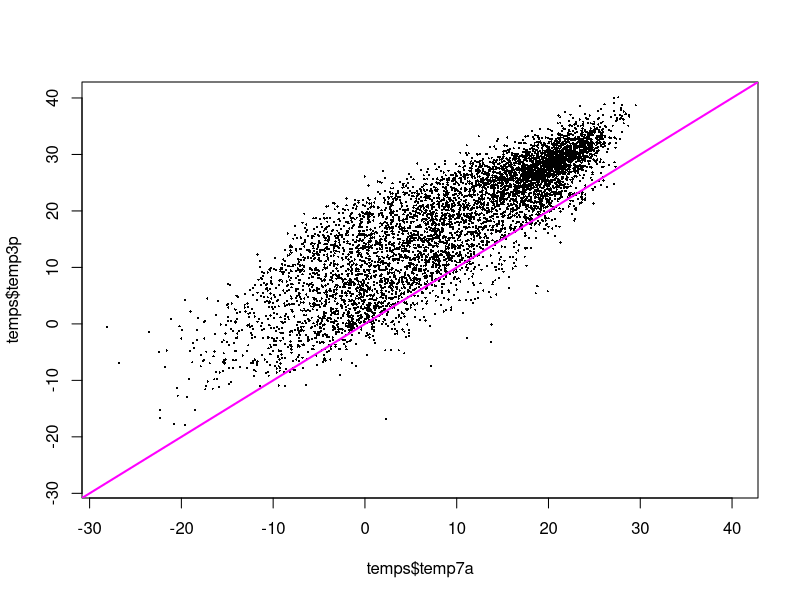
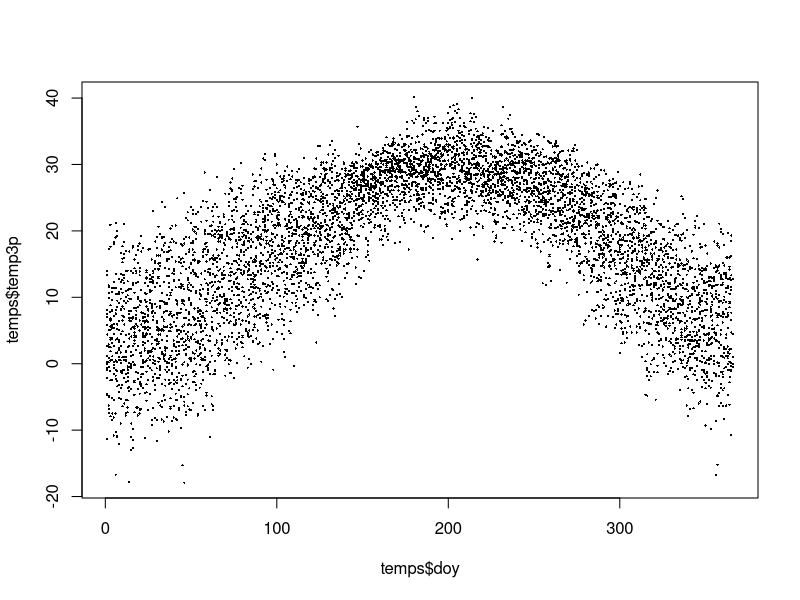
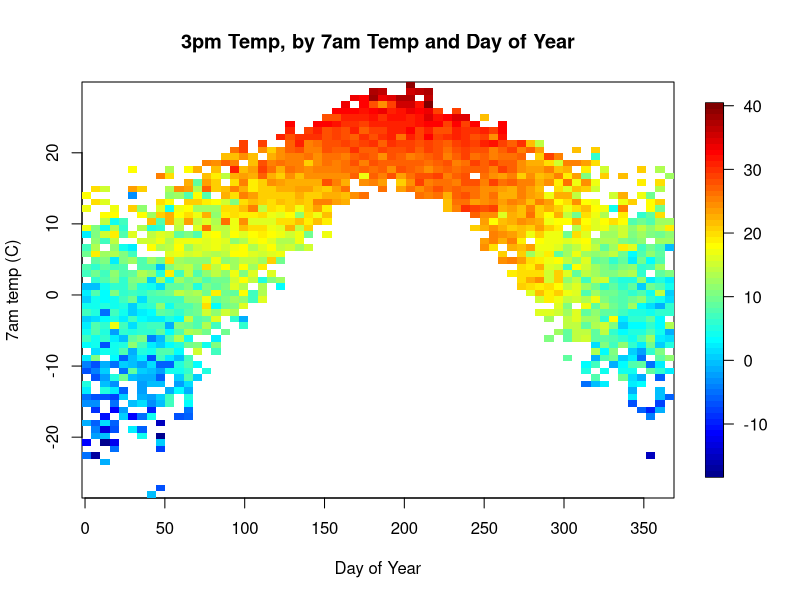
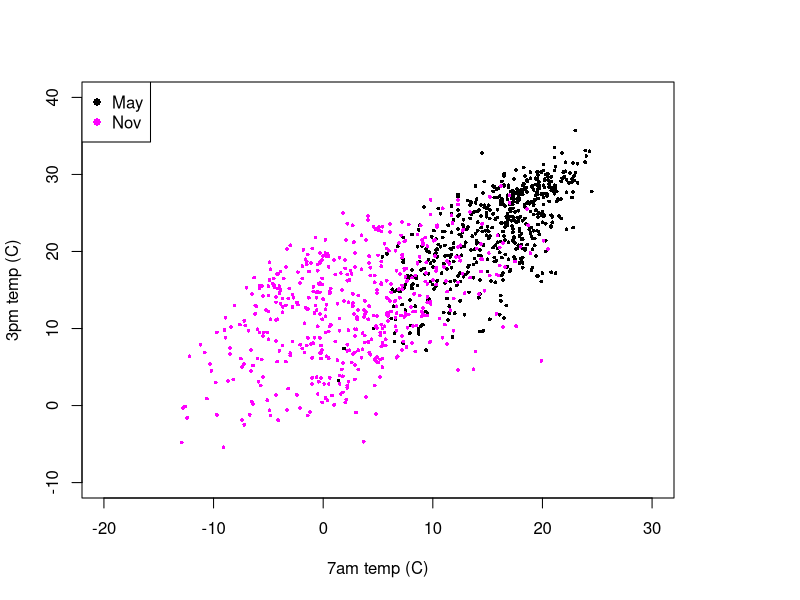
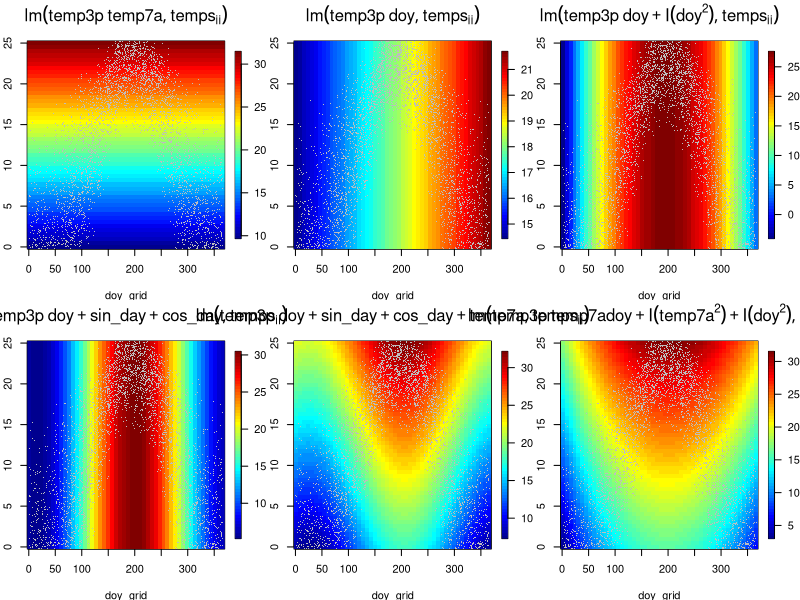
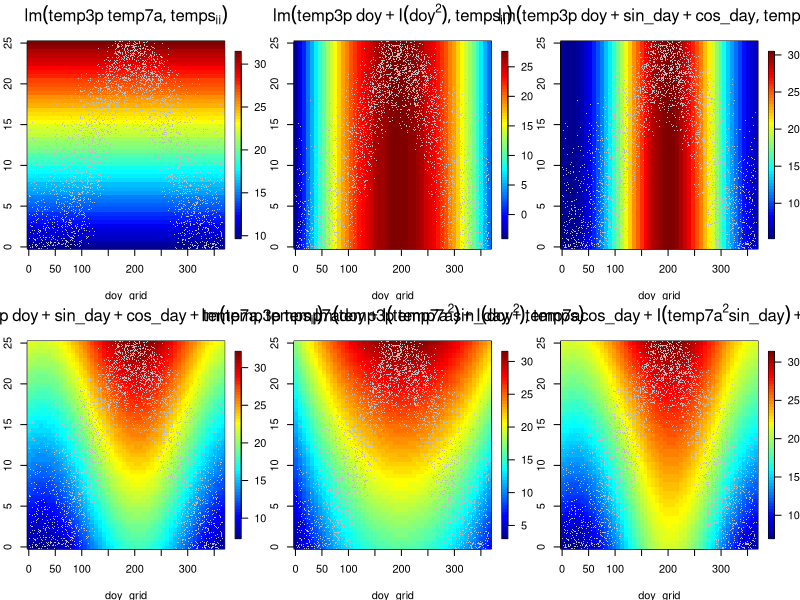
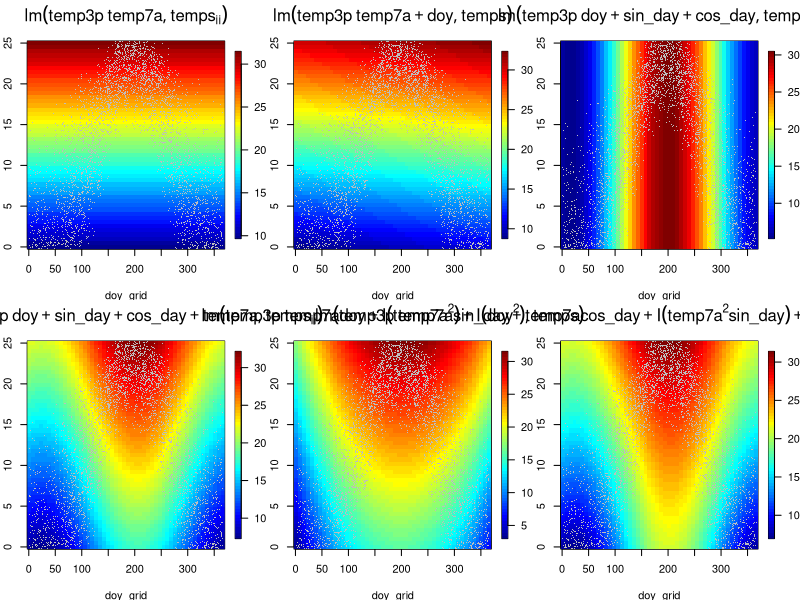
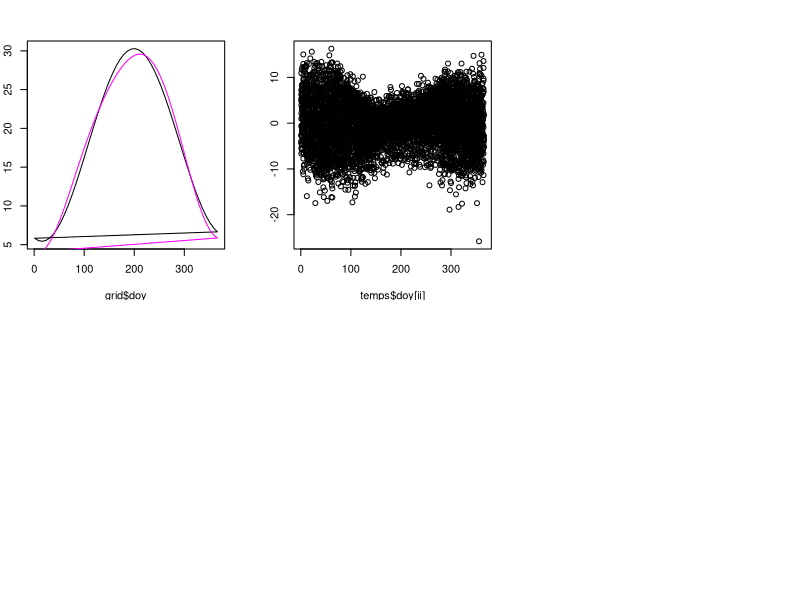

Here is the R script that generated these plots, in order:

# read in the data
temps <- read.csv("../datasets/salem_7a_3p.csv")
head(temps)
dim(temps)

# make the date column be a date
class( temps$date )
temps$date <- as.Date( temps$date, "%Y-%m-%d" )
class( temps$date )

# plots
lims <- range(c(temps$temp7a, temps$temp3p), na.rm=TRUE)
plot(temps$temp7a, temps$temp3p, xlim=lims, ylim=lims, cex=0.3, pch=16)
abline(0,1,col="magenta",lwd=2)

plot(temps$doy, temps$temp3p, cex = 0.3, pch = 16 )

# install.packages("fields")
ii <- !( is.na( temps$temp3p ) | is.na( temps$temp7a ) )
fields::quilt.plot( 
    temps$doy[ii], temps$temp7a[ii], temps$temp3p[ii],
    ylab = "7am temp (C)", xlab = "Day of Year",
    main = "3pm Temp, by 7am Temp and Day of Year"
)

# fit some models
m1 <- lm( temp3p ~ temp7a, data = temps[ii,] )
summary(m1)
# sigmahat = 5.532

# linear in day of year
m2 <- lm( temp3p ~ doy, data = temps[ii,] )
summary(m2)
# sigmahat = 10.36

# quadratic in day of year
m3 <- lm( temp3p ~ doy + I(doy^2), data = temps[ii,] )
summary(m3)
# 6.306

# sin and cosine
temps$sin_day <- sin( temps$doy*2*pi/365.25 )
temps$cos_day <- cos( temps$doy*2*pi/365.25 )
temps$sin_day2 <- sin( temps$doy*4*pi/365.25 )
temps$cos_day2 <- cos( temps$doy*4*pi/365.25 )
m4 <- lm( temp3p ~ doy + sin_day + cos_day, data=temps[ii,] )
summary(m4)
# 6.017
m4a <- lm( temp3p ~ doy + sin_day + cos_day + sin_day2 + cos_day2, data=temps[ii,] )
summary(m4a)

# sin and cosine and 7am temp
temps$sin_day <- sin( temps$doy*2*pi/365.25 )
temps$cos_day <- cos( temps$doy*2*pi/365.25 )
m5 <- lm( temp3p ~ doy + sin_day + cos_day + temp7a, data=temps[ii,] )
summary(m5)
# 5.154

# compare the importance of 7am vs day of year

# importance of day of year
anova(m1, m5)

# importance of 7am temp
anova(m4, m5)

# let's try some interactions

# factor-numeric models with 7am and month
temps$month <- format( temps$date, "%m-%b" )
summary( lm( temp3p ~ temp7a + month, data = temps ) )
summary( lm( temp3p ~ temp7a + month - 1, data = temps ) )
summary( lm( temp3p ~ temp7a * month, data = temps ) )
summary( lm( temp3p ~ month + temp7a:month - 1, data = temps ) )

# investigate May vs Nov in a plot
xlims <- c(-20,30)
ylims <- c(-10,40)
iiMay <- temps$month == "05-May"
iiNov <- temps$month == "11-Nov"
plot( 
    temps$temp7a[iiMay], temps$temp3p[iiMay], 
    xlim = xlims, ylim = ylims,
    xlab = "7am temp (C)", ylab = "3pm temp (C)", cex=0.5, pch=16
)
points( 
  temps$temp7a[iiNov], temps$temp3p[iiNov], col="magenta",
  cex=0.5, pch=16
)
legend(
    "topleft", legend = c("May","Nov"), 
    col = c("black","magenta"), pch = 16
)

# what's the difference between fitting this
# factor-numeric interaction, versus fitting
# separate linear models for each month?
summary( lm( temp3p ~ temp7a, data = temps[iiMay,] ) )
summary( lm( temp3p ~ temp7a, data = temps[iiNov,] ) )


# what model would you fit to estimate long term trends?


# try a full quadratic model in doy and 7am temp
m6 <- lm( temp3p ~ temp7a*doy + I(temp7a^2) + I(doy^2), data = temps )
summary(m6)


# plot the fitted values
ngrid <- 50
temp7a_grid <- seq(0,25,length.out=ngrid)
doy_grid <- seq(1,366, length.out=ngrid)
grid <- expand.grid( doy = doy_grid, temp7a = temp7a_grid )
grid$sin_day <- sin(2*pi*grid$doy/365.25)
grid$cos_day <- cos(2*pi*grid$doy/365.25)
grid$sin_day2 <- sin(4*pi*grid$doy/365.25)
grid$cos_day2 <- cos(4*pi*grid$doy/365.25)

m1$preds <- predict(m1, grid)
m2$preds <- predict(m2, grid)
m3$preds <- predict(m3, grid)
m4$preds <- predict(m4, grid)
m5$preds <- predict(m5, grid)
m6$preds <- predict(m6, grid)

par(mfrow=c(2,3))
for( mm in list(m1,m2,m3,m4,m5,m6) ){
    z <- matrix(mm$preds,ngrid,ngrid)
    fields::image.plot(doy_grid, temp7a_grid, z)
    points(temps$doy, temps$temp7a, col = "gray", cex = 0.2, pch = 16 )
    mtext(mm$call,3,line=1)
}

# sin day cos day interaction model?
m7 <- lm( 
    temp3p ~ temp7a*sin_day + temp7a*cos_day + 
        I(temp7a^2*sin_day) + I(temp7a^2*cos_day),
    data = temps 
)
summary(m7)

m7$preds <- predict(m7, grid)

par(mfrow=c(2,3))
for( mm in list(m1,m3,m4,m5,m6,m7) ){
    print(mm)
    z <- matrix(mm$preds,ngrid,ngrid)
    fields::image.plot(doy_grid, temp7a_grid, z)
    points(temps$doy, temps$temp7a, col = "gray", cex = 0.2, pch = 16 )
    mtext(mm$call,3,line=1)
}

m8 <- lm( 
    temp3p ~ temp7a + doy,
    data = temps 
)
summary(m8)
m8$preds <- predict(m8, grid)

par(mfrow=c(2,3))
for( mm in list(m1,m8,m4,m5,m6,m7) ){
    print(mm)
    z <- matrix(mm$preds,ngrid,ngrid)
    fields::image.plot(doy_grid, temp7a_grid, z)
    points(temps$doy, temps$temp7a, col = "gray", cex = 0.2, pch = 16 )
    mtext(mm$call,3,line=1)
}

m4a$preds <- predict(m4a, grid)

plot(grid$doy, m4$preds, type = "l" )
lines(grid$doy, m4a$preds, col = "magenta" )

length(m4$residuals)
length(temps$doy[ii])

plot( temps$doy[ii], m6$residuals )
